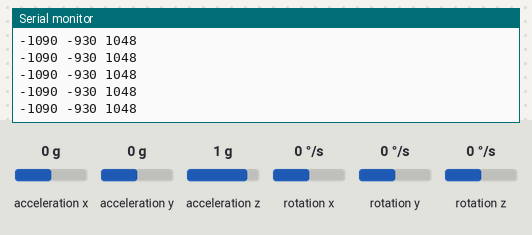
This sketch was run on a simulated Arduino Uno, built with avr-gcc and run on an emulated ATmega328P. Shown: the last lines printed to the serial monitor. Wiring (inferred from the names in the program): MPU-6050 motion sensor at I2C address 0x68. Inputs (shaded band) come from the test bench; at power-on: acceleration x 0 g, acceleration y 0 g, acceleration z 1 g, rotation x 0 °/s, rotation y 0 °/s, rotation z 0 °/s.

Above: at 1.2 s.
1.3 s: acceleration x set to 0.8 g
At 1.32 s:
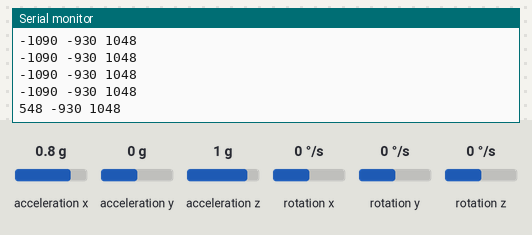
4.3 s: acceleration y set to -1.4 g
At 4.31 s:
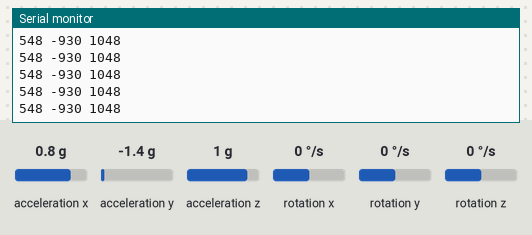
5.8 s: acceleration x set to -1.4 g
At 5.82 s:
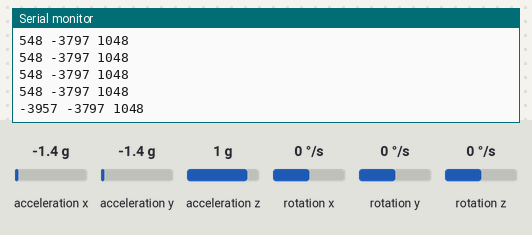
8.8 s: acceleration z set to -1.4 g
At 8.81 s:
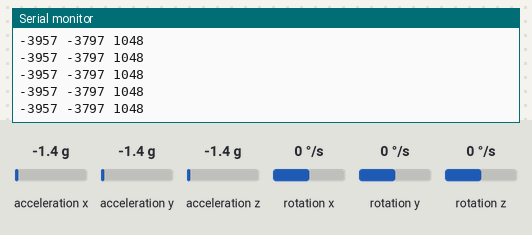
Timing chart, 0 to 11.8 s (numbered marks = the images above; inputs shaded):
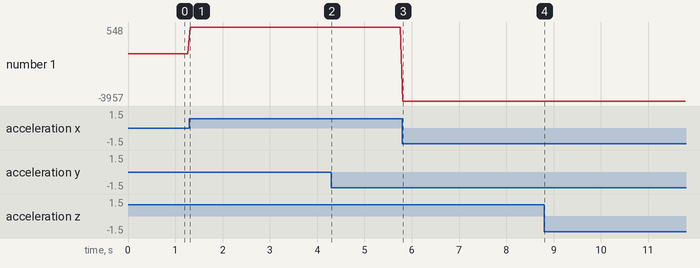

The sketch:

Sample_1.ino
```cpp
#include<Wire.h>
const int MPU = 0x68;  // I2C address of MPU-6050
int16_t AcX, AcY, AcZ, Tmp, GyX, GyY, GyZ;

void setup() {
  Serial.begin(9600);

  Wire.begin();
  Wire.beginTransmission(MPU);
  Wire.write(0x6B);  // PWR_MGMT_1 register
  Wire.write(0);     // set to zero (wakes up the MPU-6050)
  Wire.endTransmission(true);

  // gyro scale
  Wire.beginTransmission(MPU);
  Wire.write(0x1B);
  Wire.write(0xF8);
  Wire.endTransmission(true);

  // acc scale
  Wire.beginTransmission(MPU);
  Wire.write(0x1C);
  Wire.write(0xF8);
  Wire.endTransmission(true);
}

void loop() {
  Wire.beginTransmission(MPU);
  Wire.write(0x3B);
  Wire.endTransmission(false);
  Wire.requestFrom(MPU, 14, true);

  AcX = Wire.read() << 8 | Wire.read();  // ACCEL_X
  AcY = Wire.read() << 8 | Wire.read();  // ACCEL_Y
  AcZ = Wire.read() << 8 | Wire.read();  // ACCEL_Z
  Tmp = Wire.read() << 8 | Wire.read();  // Temperature
  GyX = Wire.read() << 8 | Wire.read();  // GYRO_X
  GyY = Wire.read() << 8 | Wire.read();  // GYRO_Y
  GyZ = Wire.read() << 8 | Wire.read();  // GYRO_Z

  int xAxis = (AcX - 1090);
  int yAxis = (AcY - 930);
  int zAxis = (AcZ - 1000);

  Serial.print(xAxis);
  Serial.print(" ");
  Serial.print(yAxis);
  Serial.print(" ");
  Serial.print(zAxis);
  Serial.println(" ");

  delay(50);
}
```

Measured:
- after the input at 1.3 s, the serial monitor: prints a new line at once (image 1)
- after the input at 5.8 s, the serial monitor: prints a new line at once (image 3)
- plotted number 1: -1090 → 548 after the input at 1.3 s, 548 → -3957 after the input at 5.8 s
